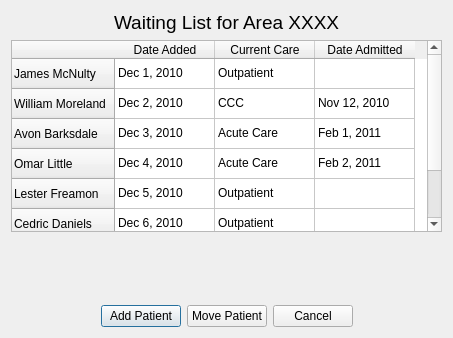
<?xml version="1.0" encoding="UTF-8"?>
<ui version="4.0">
 <class>ViewWaitingList</class>
 <widget class="QDialog" name="ViewWaitingList">
  <property name="geometry">
   <rect>
    <x>0</x>
    <y>0</y>
    <width>453</width>
    <height>338</height>
   </rect>
  </property>
  <property name="windowTitle">
   <string>Dialog</string>
  </property>
  <layout class="QGridLayout" name="gridLayout_2">
   <item row="0" column="0">
    <layout class="QGridLayout" name="gridLayout">
     <item row="3" column="0">
      <widget class="QTableWidget" name="tableWidget">
       <row>
        <property name="text">
         <string>James McNulty</string>
        </property>
       </row>
       <row>
        <property name="text">
         <string>William Moreland</string>
        </property>
       </row>
       <row>
        <property name="text">
         <string>Avon Barksdale</string>
        </property>
       </row>
       <row>
        <property name="text">
         <string>Omar Little</string>
        </property>
       </row>
       <row>
        <property name="text">
         <string>Lester Freamon</string>
        </property>
       </row>
       <row>
        <property name="text">
         <string>Cedric Daniels</string>
        </property>
       </row>
       <row>
        <property name="text">
         <string>Ellis Carver</string>
        </property>
       </row>
       <column>
        <property name="text">
         <string>Date Added</string>
        </property>
       </column>
       <column>
        <property name="text">
         <string>Current Care</string>
        </property>
       </column>
       <column>
        <property name="text">
         <string>Date Admitted</string>
        </property>
       </column>
       <item row="0" column="0">
        <property name="text">
         <string>Dec 1, 2010</string>
        </property>
       </item>
       <item row="0" column="1">
        <property name="text">
         <string>Outpatient</string>
        </property>
       </item>
       <item row="0" column="2">
        <property name="text">
         <string/>
        </property>
       </item>
       <item row="1" column="0">
        <property name="text">
         <string>Dec 2, 2010</string>
        </property>
       </item>
       <item row="1" column="1">
        <property name="text">
         <string>CCC</string>
        </property>
       </item>
       <item row="1" column="2">
        <property name="text">
         <string>Nov 12, 2010</string>
        </property>
       </item>
       <item row="2" column="0">
        <property name="text">
         <string>Dec 3, 2010</string>
        </property>
       </item>
       <item row="2" column="1">
        <property name="text">
         <string>Acute Care</string>
        </property>
       </item>
       <item row="2" column="2">
        <property name="text">
         <string>Feb 1, 2011</string>
        </property>
       </item>
       <item row="3" column="0">
        <property name="text">
         <string>Dec 4, 2010</string>
        </property>
       </item>
       <item row="3" column="1">
        <property name="text">
         <string>Acute Care</string>
        </property>
       </item>
       <item row="3" column="2">
        <property name="text">
         <string>Feb 2, 2011</string>
        </property>
       </item>
       <item row="4" column="0">
        <property name="text">
         <string>Dec 5, 2010</string>
        </property>
       </item>
       <item row="4" column="1">
        <property name="text">
         <string>Outpatient</string>
        </property>
       </item>
       <item row="4" column="2">
        <property name="text">
         <string/>
        </property>
       </item>
       <item row="5" column="0">
        <property name="text">
         <string>Dec 6, 2010</string>
        </property>
       </item>
       <item row="5" column="1">
        <property name="text">
         <string>Outpatient</string>
        </property>
       </item>
       <item row="5" column="2">
        <property name="text">
         <string/>
        </property>
       </item>
       <item row="6" column="0">
        <property name="text">
         <string>Dec 6 , 2010</string>
        </property>
       </item>
       <item row="6" column="1">
        <property name="text">
         <string>CCC</string>
        </property>
       </item>
       <item row="6" column="2">
        <property name="text">
         <string>Jan 29, 2011</string>
        </property>
       </item>
      </widget>
     </item>
     <item row="5" column="0">
      <layout class="QHBoxLayout" name="horizontalLayout">
       <item>
        <spacer name="horizontalSpacer">
         <property name="orientation">
          <enum>Qt::Horizontal</enum>
         </property>
         <property name="sizeHint" stdset="0">
          <size>
           <width>40</width>
           <height>20</height>
          </size>
         </property>
        </spacer>
       </item>
       <item>
        <widget class="QPushButton" name="pushButton_3">
         <property name="text">
          <string>Add Patient</string>
         </property>
        </widget>
       </item>
       <item>
        <widget class="QPushButton" name="pushButton_2">
         <property name="text">
          <string>Move Patient</string>
         </property>
        </widget>
       </item>
       <item>
        <widget class="QPushButton" name="pushButton">
         <property name="text">
          <string>Cancel</string>
         </property>
        </widget>
       </item>
       <item>
        <spacer name="horizontalSpacer_2">
         <property name="orientation">
          <enum>Qt::Horizontal</enum>
         </property>
         <property name="sizeHint" stdset="0">
          <size>
           <width>40</width>
           <height>20</height>
          </size>
         </property>
        </spacer>
       </item>
      </layout>
     </item>
     <item row="2" column="0">
      <layout class="QHBoxLayout" name="horizontalLayout_2">
       <item>
        <spacer name="horizontalSpacer_3">
         <property name="orientation">
          <enum>Qt::Horizontal</enum>
         </property>
         <property name="sizeHint" stdset="0">
          <size>
           <width>40</width>
           <height>20</height>
          </size>
         </property>
        </spacer>
       </item>
       <item>
        <widget class="QLabel" name="label">
         <property name="font">
          <font>
           <pointsize>14</pointsize>
          </font>
         </property>
         <property name="text">
          <string>Waiting List for Area XXXX</string>
         </property>
        </widget>
       </item>
       <item>
        <spacer name="horizontalSpacer_4">
         <property name="orientation">
          <enum>Qt::Horizontal</enum>
         </property>
         <property name="sizeHint" stdset="0">
          <size>
           <width>40</width>
           <height>20</height>
          </size>
         </property>
        </spacer>
       </item>
      </layout>
     </item>
     <item row="4" column="0">
      <spacer name="verticalSpacer">
       <property name="orientation">
        <enum>Qt::Vertical</enum>
       </property>
       <property name="sizeHint" stdset="0">
        <size>
         <width>20</width>
         <height>40</height>
        </size>
       </property>
      </spacer>
     </item>
    </layout>
   </item>
  </layout>
 </widget>
 <resources/>
 <connections/>
</ui>
